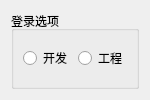
<?xml version="1.0" encoding="UTF-8"?>
<ui version="4.0">
 <class>LoginDialog</class>
 <widget class="QDialog" name="LoginDialog">
  <property name="geometry">
   <rect>
    <x>0</x>
    <y>0</y>
    <width>150</width>
    <height>100</height>
   </rect>
  </property>
  <property name="minimumSize">
   <size>
    <width>150</width>
    <height>100</height>
   </size>
  </property>
  <property name="maximumSize">
   <size>
    <width>200</width>
    <height>150</height>
   </size>
  </property>
  <property name="windowTitle">
   <string>Dialog</string>
  </property>
  <layout class="QVBoxLayout" name="verticalLayout">
   <item>
    <widget class="QGroupBox" name="m_qgroupbox_login">
     <property name="title">
      <string>登录选项</string>
     </property>
     <layout class="QVBoxLayout" name="verticalLayout_2">
      <item>
       <layout class="QHBoxLayout" name="horizontalLayout">
        <item>
         <widget class="QRadioButton" name="m_qradiobutton_develop">
          <property name="text">
           <string>开发</string>
          </property>
         </widget>
        </item>
        <item>
         <widget class="QRadioButton" name="m_qradiobutton_enginer">
          <property name="text">
           <string>工程</string>
          </property>
         </widget>
        </item>
       </layout>
      </item>
     </layout>
    </widget>
   </item>
  </layout>
 </widget>
 <resources/>
 <connections/>
</ui>
